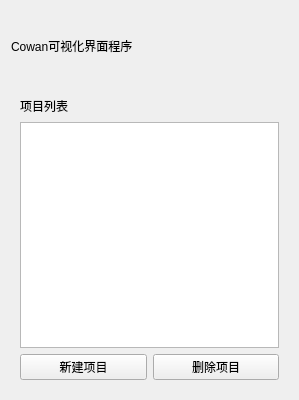
<?xml version="1.0" encoding="UTF-8"?>
<ui version="4.0">
 <class>login_window</class>
 <widget class="QWidget" name="login_window">
  <property name="geometry">
   <rect>
    <x>0</x>
    <y>0</y>
    <width>299</width>
    <height>400</height>
   </rect>
  </property>
  <property name="windowTitle">
   <string>Form</string>
  </property>
  <layout class="QVBoxLayout" name="verticalLayout">
   <item>
    <widget class="QLabel" name="label">
     <property name="minimumSize">
      <size>
       <width>0</width>
       <height>70</height>
      </size>
     </property>
     <property name="text">
      <string>Cowan可视化界面程序</string>
     </property>
    </widget>
   </item>
   <item>
    <widget class="QStackedWidget" name="stackedWidget">
     <property name="currentIndex">
      <number>0</number>
     </property>
     <widget class="QWidget" name="page">
      <layout class="QVBoxLayout" name="verticalLayout_2">
       <item>
        <layout class="QHBoxLayout" name="horizontalLayout">
         <item>
          <widget class="QLabel" name="label_2">
           <property name="text">
            <string>项目列表</string>
           </property>
          </widget>
         </item>
         <item>
          <spacer name="horizontalSpacer">
           <property name="orientation">
            <enum>Qt::Horizontal</enum>
           </property>
           <property name="sizeHint" stdset="0">
            <size>
             <width>40</width>
             <height>20</height>
            </size>
           </property>
          </spacer>
         </item>
        </layout>
       </item>
       <item>
        <widget class="QListWidget" name="project_list"/>
       </item>
       <item>
        <layout class="QHBoxLayout" name="horizontalLayout_2">
         <item>
          <widget class="QPushButton" name="new_project">
           <property name="text">
            <string>新建项目</string>
           </property>
          </widget>
         </item>
         <item>
          <widget class="QPushButton" name="delete_project">
           <property name="text">
            <string>删除项目</string>
           </property>
          </widget>
         </item>
        </layout>
       </item>
      </layout>
     </widget>
     <widget class="QWidget" name="page_2">
      <layout class="QVBoxLayout" name="verticalLayout_3">
       <item>
        <widget class="QLabel" name="label_3">
         <property name="text">
          <string>项目名称</string>
         </property>
        </widget>
       </item>
       <item>
        <widget class="QLineEdit" name="project_name">
         <property name="enabled">
          <bool>false</bool>
         </property>
        </widget>
       </item>
       <item>
        <widget class="QLabel" name="label_4">
         <property name="text">
          <string>项目路径</string>
         </property>
        </widget>
       </item>
       <item>
        <layout class="QHBoxLayout" name="horizontalLayout_3">
         <item>
          <widget class="QLineEdit" name="project_path"/>
         </item>
         <item>
          <widget class="QToolButton" name="select_path">
           <property name="text">
            <string>...</string>
           </property>
          </widget>
         </item>
        </layout>
       </item>
       <item>
        <spacer name="verticalSpacer">
         <property name="orientation">
          <enum>Qt::Vertical</enum>
         </property>
         <property name="sizeHint" stdset="0">
          <size>
           <width>20</width>
           <height>153</height>
          </size>
         </property>
        </spacer>
       </item>
       <item>
        <layout class="QHBoxLayout" name="horizontalLayout_4">
         <item>
          <widget class="QPushButton" name="back">
           <property name="text">
            <string>返回上一页</string>
           </property>
          </widget>
         </item>
         <item>
          <widget class="QPushButton" name="create_project">
           <property name="text">
            <string>创建项目</string>
           </property>
          </widget>
         </item>
        </layout>
       </item>
      </layout>
     </widget>
    </widget>
   </item>
  </layout>
 </widget>
 <resources/>
 <connections/>
</ui>
